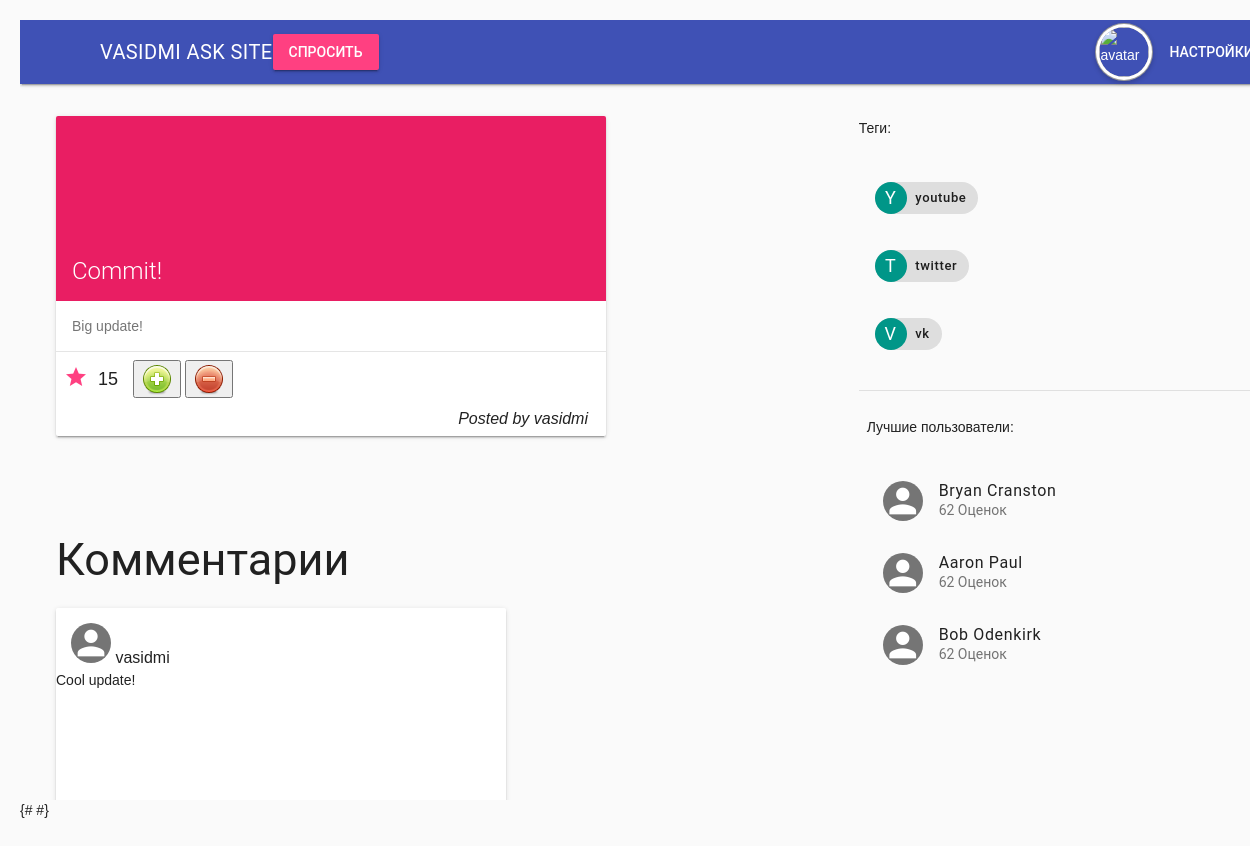
Screenshot of /post/12/ (signed in) with the database file from the repository.
### questions/models.py (models this page shows, shortened)
class Question(models.Model):
    class Meta:
        db_table = "questions"
    user = models.ForeignKey(User)
    title = models.CharField(max_length = 255)
    text = models.TextField()
    rating = models.IntegerField(default = 0, db_index=True)
    created = models.DateTimeField(default = datetime.datetime.now)
    tags = models.ManyToManyField(Tag)
    objects=QuestionManager()

class Answer(models.Model):
    class Meta:
        db_table = "answers"
    user = models.ForeignKey(User)
    question = models.ForeignKey(Question)
    text = models.TextField()
    created = models.DateTimeField(default = datetime.datetime.now)

class Tag(models.Model):
    class Meta:
        db_table = "tags"
    name = models.CharField(max_length = 20, unique = True)
    used = models.IntegerField(default=0)
    objects=TagManager()

### questions/models.py (the view)
# urls.py: url(r'^post/(?P<id>\d+)/$',Question.objects.getQuestionWithComments,name='post'),
    def getQuestionWithComments(self,request,id):
        post = Question.objects.all().filter(id="%s" % (id))[0]
        comments_list =  Question.objects.comments(id)
        page = request.GET.get('page')
        tags = Tag.objects.getPopularTags()
        return render(request,'questions/post_page.html',{'post':post,'paginator':PaginatorClass.paginate(comments_list,page),'tags':tags})

### questions/models.py (called while the page is built)
    def comments(self, id):
        comments = Answer.objects.all().filter(question_id = id)
        return comments

    def getPopularTags(self):
        tags = Tag.objects.all()
        return sorted(tags,key=lambda tag:tag.used, reverse=True)[0:3]

### questions/paginator.py (called while the page is built)
    def paginate(data, page):
        paginator = Paginator(data, 3)
        try:
            paginator = paginator.page(page)
        except PageNotAnInteger:
            paginator = paginator.page(1)
        except EmptyPage:
            if int(page) < 1:
                paginator = paginator.page(1)
            else:
                paginator = paginator.page(paginator.num_pages)
        return paginator

### questions/templates/questions/post_page.html (shortened to what this page needs)
<html>
<head>
  {% include 'questions/style-links.html' %}
</head>
<body>
  {% if user.is_authenticated %} {% include 'questions/header_auth.html' %} {% else %} {% include 'questions/header_not_auth.html' %} {% endif %}
  <main class="mdl-layout__content">
    <div class="page-content">
      <div class="mdl-grid">
        <div class="mdl-cell mdl-cell--8-col">
          <div>
            <p>
              <div class="demo-card-square mdl-card mdl-shadow--2dp">
                <div class="mdl-card__title mdl-card--expand">
                  <h2 class="mdl-card__title-text">{{ post.title }}</h2>
                </div>
                <div class="mdl-card__supporting-text">
                  {{ post.text }}
                </div>
                <div class="mdl-card__actions mdl-card--border">
                  <a style="float: left;margin-top: 5px" class="mdl-list__item-secondary-action"><i class="material-icons">star</i></a>
                  <p style="float: left;font-size: large;margin-top: 7px;margin-left: 10px">{{ post.rating }}</p>
                  {% if user.is_authenticated %}
                  <button style="margin-left: 15"><img src="/like.png" style="vertical-align: middle"></button>
                  <button><img src="/dislike.png" style="vertical-align: middle"></button> {% endif %}
                  <i style="float: right;margin-top: 50;margin-right: 10;">Posted by {{ post.user }}</i>
                </div>
              </div>
            </p>
          </div>
          <div>
            <h2 style="margin-left:20px;margin-top:100px">Комментарии</h2> {% include 'questions/comment.html' %}
          </div>
        </div>
        <div class="mdl-cell mdl-cell--4-col">
          <div>
            <p>
              <p>
                Теги: {% include 'questions/site_tags.html' %}
          </div>
          <div>
            <div class="mdl-card__actions mdl-card--border">
              <p>
                <p>
                  Лучшие пользователи: {% include 'questions/best_members.html' %}
            </div>
          </div>
        </div>
  </main>
</body>
<script src="/static/js/post_comment.js"></script>#}
</html>

### questions/templates/questions/comment.html (shortened to what this page needs)
{% for comment in paginator %}
<p>
  <div style="margin-left: 20px" class="comment mdl-card mdl-shadow--2dp">
    <div class="mdl-card--expand">
      <span>
  <i style="margin-top:15px; margin-left:15px" class="material-icons mdl-list__item-avatar">person</i>
  <span>{{ comment.user }}</span>
      </span>
      <p>{{ comment.text }}</p>
    </div>
  </div>
</p>
{% endfor %}

### questions/templates/questions/site_tags.html
<ul class="demo-list-item mdl-list">
  {% for tag in tags %}
  <li class="mdl-list__item">
    <span class="mdl-list__item-primary-content">
      <span class="mdl-chip mdl-chip--contact">
    <span class="mdl-chip__contact mdl-color--teal mdl-color-text--white">{{ tag.name|slice:"1"|capfirst }}</span>
    <a style="text-decoration: none;color: inherit;" href="/posts/tag/{{tag.name}}"><span class="mdl-chip__text">{{ tag.name }}</span></a>
    </span>
    </span>
  </li>
  {% endfor %}
</ul>

### questions/static/css/question.css (style rules this page uses)
.demo-card-square.mdl-card { width: 550px; height: 320px; margin-left: 20px; margin-bottom: 45px; }
.demo-card-square>.mdl-card__title { color: #fff; background: url('https://getmdl.io/assets/demos/dog.png') bottom right 15% no-repeat #E91E63; }
body { padding: 20px; background: #fafafa; position: relative; }

### questions/static/css/comment.css (style rules this page uses)
.comment.mdl-card { width: 450px; margin-left: 20px; }

### rows the page displays
Question: title "Commit!", text "Big update!", rating "15", user "vasidmi"
Answer: user "vasidmi", text "Cool update!"
Tag: name "Y", name "youtube"
Tag: name "T", name "twitter"
Tag: name "V", name "vk"
